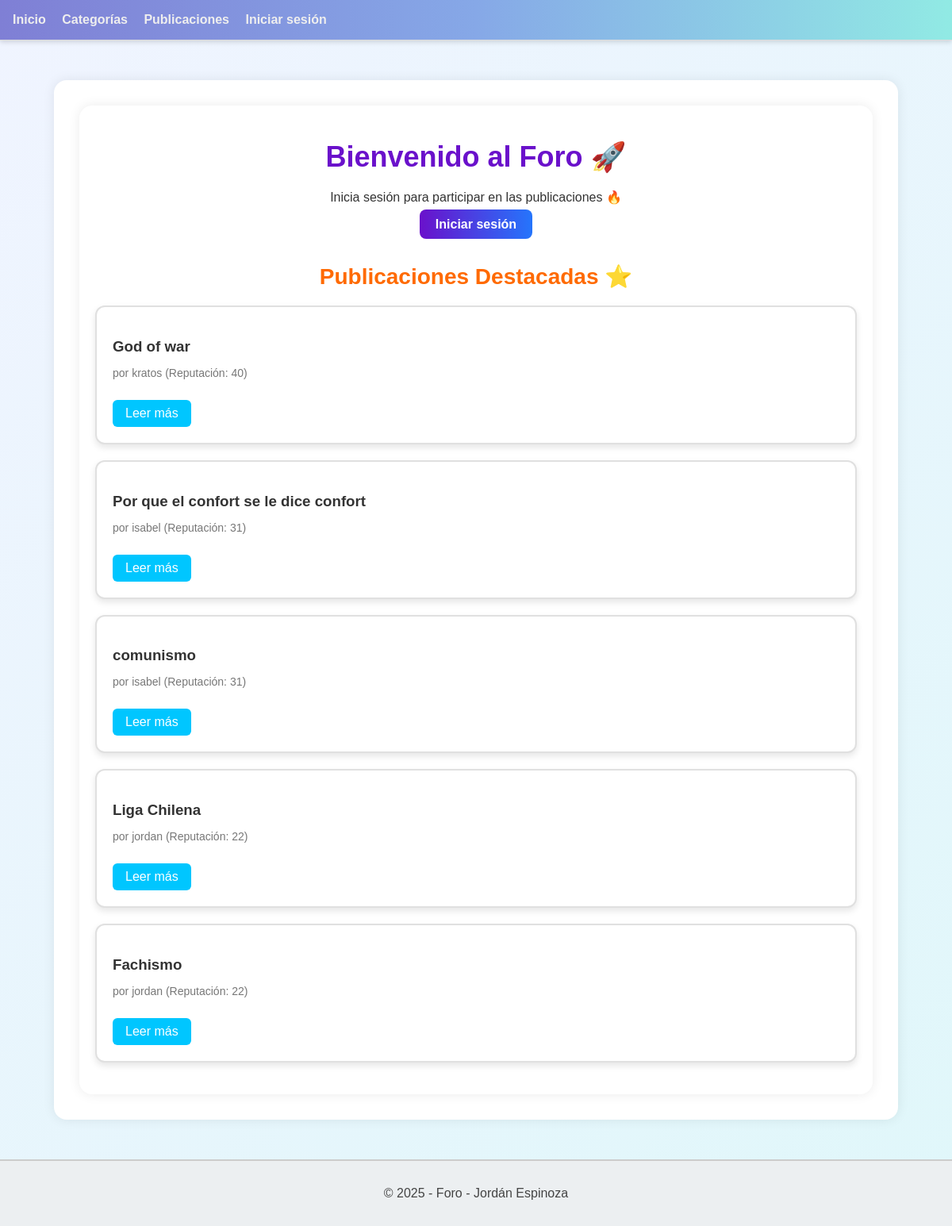
The app's page /foro/, older data.
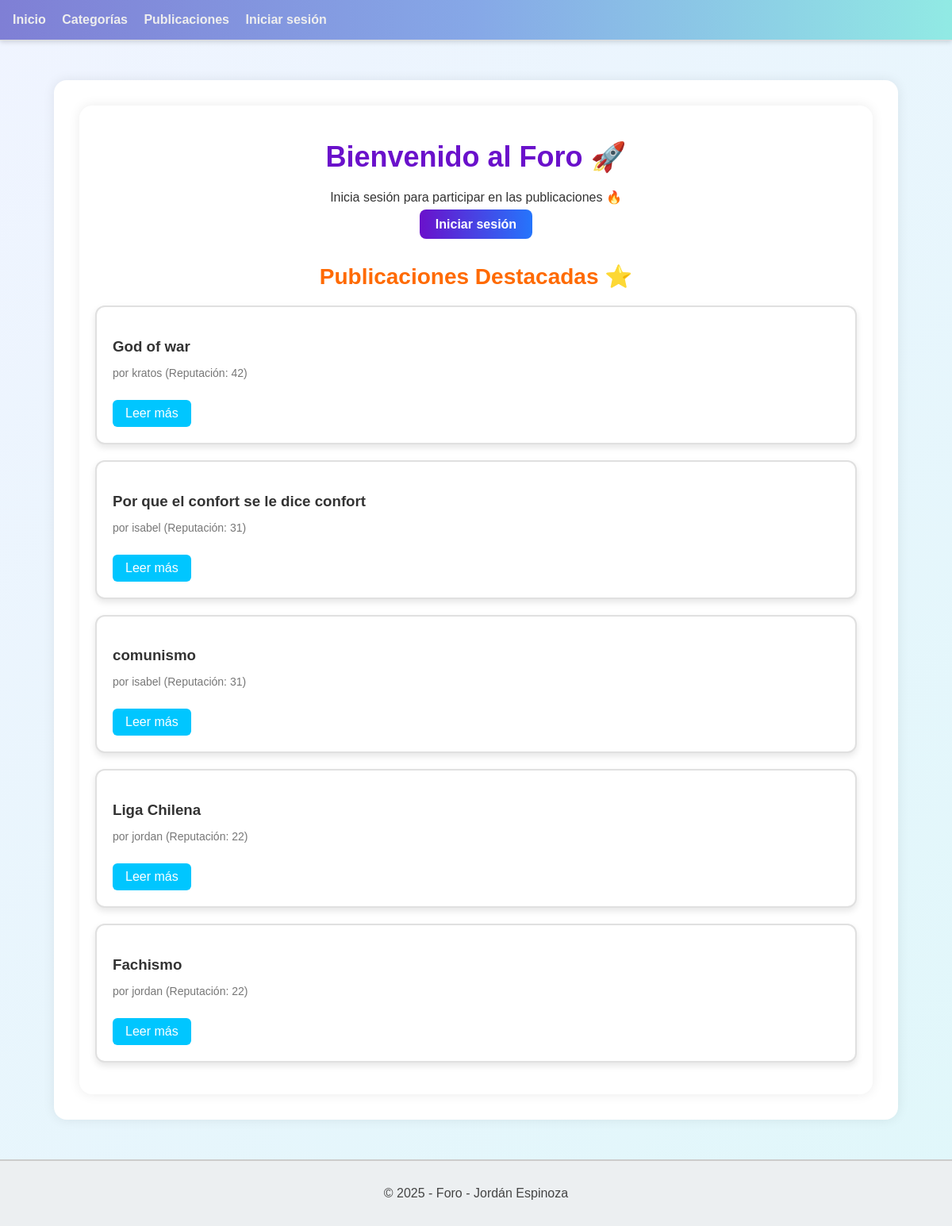
The same page, newer data.
### foro_aplicacion/models.py (models this page shows, shortened)
class Publicacion(models.Model):
    titulo = models.CharField(max_length=100)
    cuerpo = models.TextField()
    fecha_creacion = models.DateTimeField(auto_now_add=True)
    fecha_modificacion = models.DateTimeField(auto_now=True)
    usuario = models.ForeignKey(Usuario, on_delete=models.CASCADE, related_name='publicaciones')
    categoria = models.ForeignKey(Categoria, on_delete=models.CASCADE, related_name='publicaciones')
    etiquetas = models.ManyToManyField(Etiqueta, through='PublicacionEtiqueta', related_name='publicaciones')

class Usuario(AbstractUser):
    correo = models.EmailField(max_length=100, unique=True)
    es_admin = models.BooleanField(default=False)
    es_baneado = models.BooleanField(default=False)
    es_moderador = models.BooleanField(default=False)
    es_autor = models.BooleanField(default=False)
    reputacion = models.IntegerField(default=0)
    avatar = models.ImageField(upload_to='avatars/', blank=True, null=True)
    class Meta:
        verbose_name = 'Usuario'
        verbose_name_plural = 'Usuarios'

### foro_aplicacion/views.py (the view)
# urls.py: path('', home, name='home'),
def home(request):
    publicaciones = Publicacion.objects.select_related('usuario').order_by('-usuario__reputacion','-fecha_creacion') # Obtener las últimas 5 publicaciones
    return render(request, 'foro_aplicacion/home.html', {'publicaciones': publicaciones})

### foro_aplicacion/templates/foro_aplicacion/home.html (shortened to what this page needs)
{% extends "template_base.html" %}
{% block body %}
<main class="home-container">
    <h1 class="home-title">Bienvenido al Foro 🚀</h1>
    {% if user.is_authenticated %}
        <div class="user-actions">
            <p class="welcome-message">Hola, <strong>{{ user.username }}</strong> 👋</p>
            {% if user.es_admin %}
                <a href="{% url "lista_usuarios" %}" class="btn-ver-usuarios">Administrar Usuarios</a>
            {% endif %}
        </div>
    {% else %}
        <div class="guest-message">
            <p>Inicia sesión para participar en las publicaciones 🔥</p>
            <a href="{% url 'login' %}" class="btn-login">Iniciar sesión</a>
        </div>
    {% endif %}
    <section class="publicaciones-section">
        <h2 class="section-title">Publicaciones Destacadas ⭐</h2>
        {% for publicacion in publicaciones %}
            <div class="publicacion-card">
                <h3>{{ publicacion.titulo }}</h3>
                <p class="publicacion-autor">por {{ publicacion.usuario.username }} (Reputación: {{ publicacion.usuario.reputacion }})</p>
                <a href="{% url 'detalle_publicacion' publicacion.pk %}" class="btn-detalle">Leer más</a>
            </div>
        {% empty %}
            <p>No hay publicaciones aún 😢</p>
        {% endfor %}
    </section>
</main>
{% endblock body %}

### templates/template_base.html (shortened to what this page needs)
{% load static %}
<!DOCTYPE html>
<html lang="es">
<head>
    <link rel="stylesheet" href="{% static 'css/styles.css' %}">
</head>
<body>
    {% block navbar %}
    <nav>
        <div class="nav-left">
            <a href="{% url 'home' %}">Inicio</a>
            <a href="{% url 'listar' %}">Categorías</a>
            <a href="{% url "listar_publicaciones" %}">Publicaciones</a>
            {% if user.is_authenticated %}
                <a href="{% url 'perfil_usuario' usuario_id=user.id %}" class="link-perfil-usuario">Perfil</a>
            {% else %}
                <a href="{% url 'login' %}">Iniciar sesión</a>
            {% endif %}
        </div>
    </nav>
    {% endblock navbar %}
    <main>
        {% block body %}{% endblock body %}
    </main>
    {% block footer %}
    <footer>
        <p>© 2025 - Foro - Jordán Espinoza</p>
    </footer>
    {% endblock footer %}
</body>
</html>

### static/css/styles.css (style rules this page uses)
body { margin: 0; padding: 0; background: linear-gradient(135deg, #f0f4ff, #e0f7fa); color: #333; font-family: 'Segoe UI', Tahoma, Geneva, Verdana, sans-serif; }
header, nav { background: linear-gradient(90deg, #7f7fd5, #86a8e7, #91eae4); padding: 1rem 2rem; box-shadow: 0 2px 6px rgba(0,0,0,0.15); position: sticky; top: 0; z-index: 1000; border-bottom: 3px solid #c1d7f2; }
nav a { color: #fff; margin-right: 20px; text-decoration: none; font-weight: 600; transition: color 0.3s ease; }
main { padding: 2rem; max-width: 1000px; margin: 50px auto; background-color: #ffffff; border-radius: 16px; box-shadow: 0 0 15px rgba(0,0,0,0.08); }
nav { display: flex; justify-content: space-between; background-color: #f8f9fa; padding: 1rem; border-bottom: 1px solid #ddd; font-family: Arial, sans-serif; }
.nav-left a, .nav-right a, .link-perfil-usuario { text-decoration: none; color: #eeeeee; margin-right: 1rem; font-weight: bold; transition: color 0.2s ease; }
footer { text-align: center; padding: 1rem; background-color: #eceff1; color: #444; margin-top: 2rem; border-top: 2px solid #ccc; }
body { font-family: Arial, sans-serif; background-color: #f4f4f4; color: #333; }
.publicacion-card { background: #ffffff; border-left: 8px solid #86a8e7; padding: 1.8rem; border-radius: 16px; box-shadow: 0 8px 24px rgba(0, 0, 0, 0.08); transition: transform 0.3s ease, box-shadow 0.3s ease; }
h2 { font-size: 24px; font-weight: bold; margin-bottom: 15px; color: #333; }
.home-container { padding: 20px; max-width: 1000px; margin: 0 auto; }
.home-title { font-size: 36px; text-align: center; color: #6a11cb; margin-bottom: 20px; }
.user-actions, .guest-message { text-align: center; margin-bottom: 30px; }
.btn-ver-usuarios, .btn-login { background: linear-gradient(to right, #6a11cb, #2575fc); padding: 10px 20px; color: white; border-radius: 8px; text-decoration: none; font-weight: bold; transition: background 0.3s; }
.publicaciones-section { margin-top: 40px; }
.section-title { font-size: 28px; color: #ff6a00; margin-bottom: 20px; text-align: center; }
.publicacion-card { background: #ffffff; border: 2px solid #e0e0e0; border-radius: 12px; padding: 20px; margin-bottom: 20px; box-shadow: 0 4px 8px rgba(0, 0, 0, 0.1); }
.publicacion-card h3 { color: #333; margin-bottom: 10px; }
.publicacion-autor { font-size: 14px; color: #777; margin-bottom: 10px; }
.btn-detalle { display: inline-block; margin-top: 10px; background-color: #00c6ff; color: #fff; padding: 8px 16px; border-radius: 6px; text-decoration: none; transition: background-color 0.3s; }

Row changes from the older to the newer data that the page shows:
changed through a linked row, Publicacion "God of war": usuario.reputacion "40" → "42"
